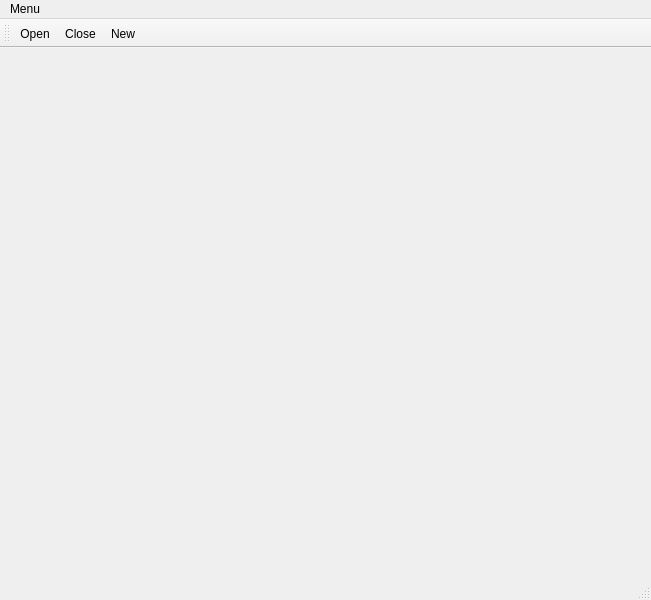
<?xml version="1.0" encoding="UTF-8"?>
<ui version="4.0">
 <class>MainWindow</class>
 <widget class="QMainWindow" name="MainWindow">
  <property name="geometry">
   <rect>
    <x>0</x>
    <y>0</y>
    <width>651</width>
    <height>600</height>
   </rect>
  </property>
  <property name="windowTitle">
   <string>MainWindow</string>
  </property>
  <widget class="QWidget" name="centralwidget"/>
  <widget class="QMenuBar" name="menubar">
   <property name="geometry">
    <rect>
     <x>0</x>
     <y>0</y>
     <width>651</width>
     <height>22</height>
    </rect>
   </property>
   <widget class="QMenu" name="menuMenu">
    <property name="title">
     <string>Menu</string>
    </property>
    <addaction name="actionOpen"/>
    <addaction name="actionClose"/>
    <addaction name="actionNew"/>
   </widget>
   <addaction name="menuMenu"/>
  </widget>
  <widget class="QStatusBar" name="statusbar"/>
  <widget class="QToolBar" name="toolBar">
   <property name="windowTitle">
    <string>toolBar</string>
   </property>
   <attribute name="toolBarArea">
    <enum>TopToolBarArea</enum>
   </attribute>
   <attribute name="toolBarBreak">
    <bool>false</bool>
   </attribute>
   <addaction name="actionOpen"/>
   <addaction name="actionClose"/>
   <addaction name="actionNew"/>
  </widget>
  <action name="actionOpen">
   <property name="icon">
    <iconset resource="images.qrc">
     <normaloff>:/images/images/open.png</normaloff>:/images/images/open.png</iconset>
   </property>
   <property name="text">
    <string>Open</string>
   </property>
  </action>
  <action name="actionClose">
   <property name="icon">
    <iconset resource="images.qrc">
     <normaloff>:/images/images/close.png</normaloff>:/images/images/close.png</iconset>
   </property>
   <property name="text">
    <string>Close</string>
   </property>
  </action>
  <action name="actionNew">
   <property name="icon">
    <iconset resource="images.qrc">
     <normaloff>:/images/images/new.png</normaloff>:/images/images/new.png</iconset>
   </property>
   <property name="text">
    <string>New</string>
   </property>
  </action>
 </widget>
 <resources>
  <include location="images.qrc"/>
 </resources>
 <connections/>
</ui>
